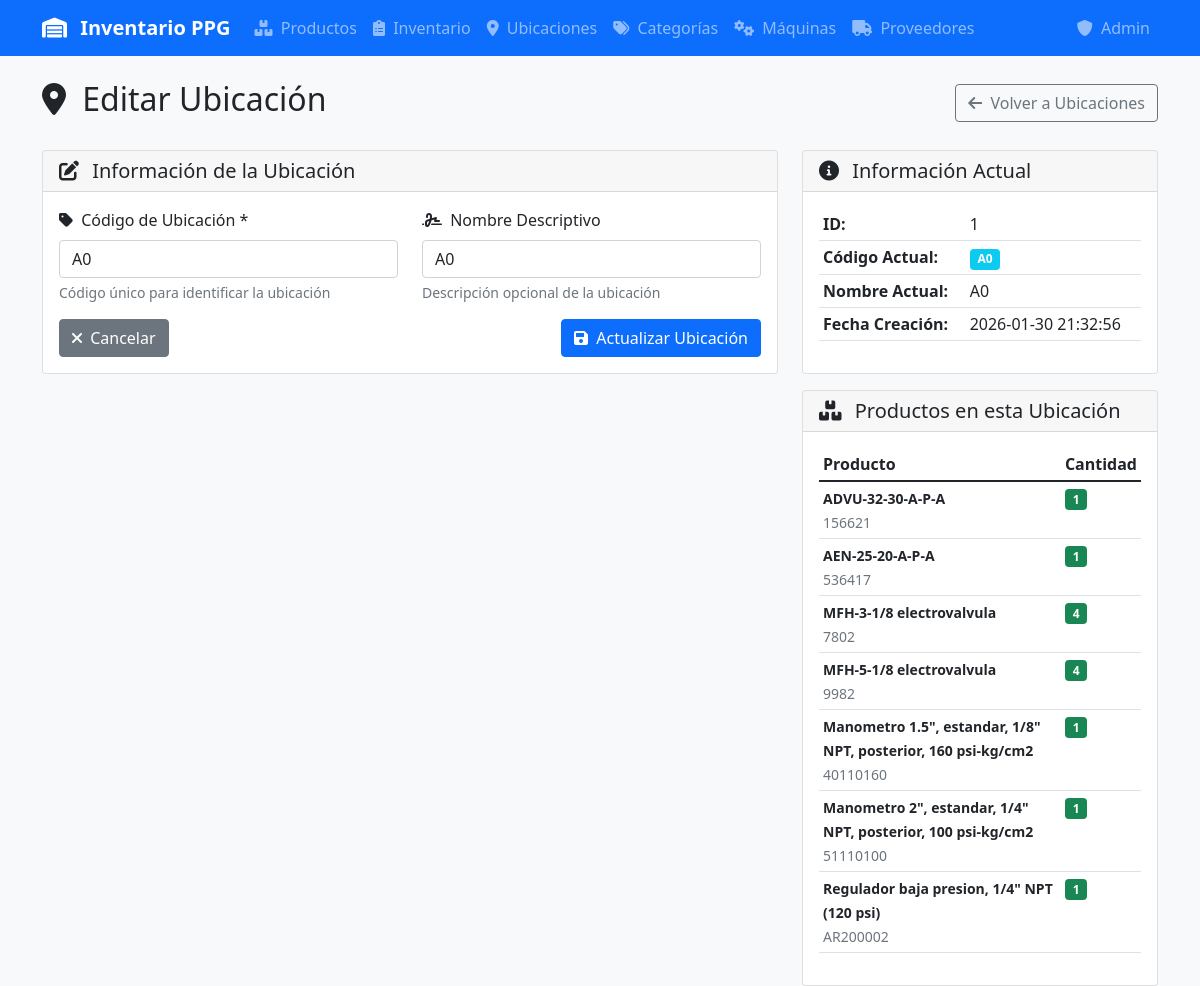
Screenshot of /ubicacion/editar/1 with the database file from the repository.
### tables this page shows
CREATE TABLE ubicaciones (
            id INTEGER PRIMARY KEY AUTOINCREMENT,
            codigo TEXT UNIQUE NOT NULL,
            nombre TEXT NOT NULL,
            descripcion TEXT,
            empresa TEXT DEFAULT 'PPG',
            area TEXT DEFAULT 'Oficinas',
            nivel TEXT DEFAULT 'Planta Alta',
            seccion TEXT DEFAULT 'Anaquel Refacciones Maq Cepillo'
        , fecha_creacion TIMESTAMP, fecha_actualizacion TIMESTAMP);

CREATE TABLE inventario (
            id INTEGER PRIMARY KEY AUTOINCREMENT,
            producto_id INTEGER NOT NULL,
            ubicacion_id INTEGER NOT NULL,
            cantidad INTEGER NOT NULL DEFAULT 0,
            fecha_actualizacion DATETIME DEFAULT CURRENT_TIMESTAMP,
            FOREIGN KEY (producto_id) REFERENCES productos (id),
            FOREIGN KEY (ubicacion_id) REFERENCES ubicaciones (id),
            UNIQUE(producto_id, ubicacion_id)
        );

CREATE TABLE productos (
            id INTEGER PRIMARY KEY,
            descripcion TEXT NOT NULL,
            codigo TEXT UNIQUE,
            categoria_id INTEGER,
            subcategoria_id INTEGER,
            marca_id INTEGER,
            notas TEXT,
            cantidad_requerida INTEGER DEFAULT 1,
            maquina_id INTEGER,
            fecha_creacion DATETIME DEFAULT CURRENT_TIMESTAMP,
            fecha_actualizacion DATETIME DEFAULT CURRENT_TIMESTAMP, proveedor_id INTEGER REFERENCES proveedores(id),
            FOREIGN KEY (categoria_id) REFERENCES categorias (id),
            FOREIGN KEY (subcategoria_id) REFERENCES subcategorias (id),
            FOREIGN KEY (marca_id) REFERENCES marcas (id),
            FOREIGN KEY (maquina_id) REFERENCES maquinas (id)
        );

### app.py (the view)
@app.route('/ubicacion/editar/<int:id>')
def editar_ubicacion(id):
    conn = get_db_connection()
    ubicacion = conn.execute('SELECT * FROM ubicaciones WHERE id = ?', (id,)).fetchone()
    if not ubicacion:
        flash('Ubicación no encontrada', 'error')
        return redirect(url_for('ubicaciones'))
    productos = conn.execute('''
        SELECT p.id, p.descripcion, p.codigo, i.cantidad
        FROM inventario i
        JOIN productos p ON i.producto_id = p.id
        WHERE i.ubicacion_id = ?
        ORDER BY p.descripcion
    ''', (id,)).fetchall()
    conn.close()
    return render_template('ubicacion_form.html', ubicacion=ubicacion, productos=productos)

### app.py (called while the page is built)
def get_db_connection():
    conn = sqlite3.connect(DATABASE, timeout=20.0)
    conn.row_factory = sqlite3.Row
    conn.execute('PRAGMA journal_mode=WAL')  # Better concurrent access
    conn.execute('PRAGMA busy_timeout=20000')  # 20 second timeout
    conn.execute('PRAGMA synchronous=NORMAL')  # Faster writes
    conn.execute('PRAGMA cache_size=10000')  # Larger cache
    conn.execute('PRAGMA temp_store=MEMORY')  # Use memory for temp tables
    return conn

### templates/ubicacion_form.html (shortened to what this page needs)
{% extends "base.html" %}
{% block content %}
<div class="d-flex justify-content-between align-items-center mb-4">
    <h2>
        <i class="fas fa-map-marker-alt me-2"></i>
        {% if ubicacion %}Editar Ubicación{% else %}Nueva Ubicación{% endif %}
    </h2>
    <a href="{{ url_for('ubicaciones') }}" class="btn btn-outline-secondary">
        <i class="fas fa-arrow-left me-1"></i>
        Volver a Ubicaciones
    </a>
</div>
<div class="row">
    <div class="col-md-8">
        <div class="card">
            <div class="card-header">
                <h5 class="mb-0">
                    <i class="fas fa-edit me-2"></i>
                    Información de la Ubicación
                </h5>
            </div>
            <div class="card-body">
                <form method="POST" action="{{ url_for('guardar_ubicacion') }}">
                    <div class="row">
                        <div class="col-md-6">
                            <div class="mb-3">
                                <label for="codigo" class="form-label">
                                    <i class="fas fa-tag me-1"></i>
                                    Código de Ubicación *
                                </label>
                                <input type="text" class="form-control" id="codigo" name="codigo"
                                       value="{{ ubicacion.codigo if ubicacion else '' }}"
                                       placeholder="Ej: A1, B2, C3..." required>
                                <div class="form-text">Código único para identificar la ubicación</div>
                            </div>
                        </div>
                        <div class="col-md-6">
                            <div class="mb-3">
                                <label for="nombre" class="form-label">
                                    <i class="fas fa-signature me-1"></i>
                                    Nombre Descriptivo
                                </label>
                                <input type="text" class="form-control" id="nombre" name="nombre"
                                       value="{{ ubicacion.nombre if ubicacion else '' }}"
                                       placeholder="Ej: Estante A - Nivel 1">
                                <div class="form-text">Descripción opcional de la ubicación</div>
                            </div>
                        </div>
                    </div>
                    <div class="d-flex justify-content-between">
                        <a href="{{ url_for('ubicaciones') }}" class="btn btn-secondary">
                            <i class="fas fa-times me-1"></i>
                            Cancelar
                        </a>
                        <button type="submit" class="btn btn-primary">
                            <i class="fas fa-save me-1"></i>
                            {% if ubicacion %}Actualizar Ubicación{% else %}Crear Ubicación{% endif %}
                        </button>
                    </div>
                </form>
            </div>
        </div>
    </div>
    <div class="col-md-4">
        {% if ubicacion %}
        <div class="card">
            <div class="card-header">
                <h5 class="mb-0">
                    <i class="fas fa-info-circle me-2"></i>
                    Información Actual
                </h5>
            </div>
            <div class="card-body">
                <table class="table table-sm">
                    <tr>
                        <td><strong>ID:</strong></td>
                        <td>{{ ubicacion.id }}</td>
                    </tr>
                    <tr>
                        <td><strong>Código Actual:</strong></td>
                        <td><span class="badge bg-info">{{ ubicacion.codigo }}</span></td>
                    </tr>
                    <tr>
                        <td><strong>Nombre Actual:</strong></td>
                        <td>{{ ubicacion.nombre or 'Sin nombre' }}</td>
                    </tr>
                    <tr>
                        <td><strong>Fecha Creación:</strong></td>
                        <td>{{ ubicacion.fecha_creacion or 'N/A' }}</td>
                    </tr>
                </table>
            </div>
        </div>
        {% if productos %}
        <div class="card mt-3">
            <div class="card-header">
                <h5 class="mb-0">
                    <i class="fas fa-boxes me-2"></i>
                    Productos en esta Ubicación
                </h5>
            </div>
            <div class="card-body">
                {% if productos %}
                <div class="table-responsive">
                    <table class="table table-sm">
                        <thead>
                            <tr>
                                <th>Producto</th>
                                <th>Cantidad</th>
                            </tr>
                        </thead>
                        <tbody>
                            {% for producto in productos %}
                            <tr>
                                <td>
                                    <small><strong>{{ producto.descripcion }}</strong></small>
                                    {% if producto.codigo %}
                                    <br><small class="text-muted">{{ producto.codigo }}</small>
                                    {% endif %}
                                </td>
                                <td>
                                    <span class="badge bg-success">{{ producto.cantidad }}</span>
                                </td>
                            </tr>
                            {% endfor %}
                        </tbody>
                    </table>
                </div>
                {% else %}
                <div class="text-center text-muted">
                    <i class="fas fa-box-open fa-2x mb-2"></i>
                    <p>Sin productos almacenados</p>
                </div>
                {% endif %}
            </div>
        </div>
        {% endif %}
        {% endif %}
    </div>
</div>
{% endblock %}

### templates/base.html (style rules this page uses)
.table-responsive { border-radius: 0.5rem; overflow: hidden; }

### rows the page displays
ubicaciones: codigo "A0", nombre "A0", id "1", fecha_creacion "2026-01-30 21:32:56"
inventario: descripcion "ADVU-32-30-A-P-A", codigo "156621", cantidad "1"
inventario: descripcion "AEN-25-20-A-P-A", codigo "536417", cantidad "1"
inventario: descripcion "MFH-3-1/8 electrovalvula", codigo "7802", cantidad "4"
inventario: descripcion "MFH-5-1/8 electrovalvula", codigo "9982", cantidad "4"
inventario: descripcion "Manometro 1.5\", estandar, 1/8\" NPT, posterior, 160 psi-kg/cm2", codigo "40110160", cantidad "1"
inventario: descripcion "Manometro 2\", estandar, 1/4\" NPT, posterior, 100 psi-kg/cm2", codigo "51110100", cantidad "1"
inventario: descripcion "Regulador baja presion, 1/4\" NPT (120 psi)", codigo "AR200002", cantidad "1"
